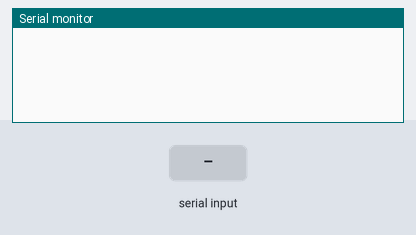
The sketch below on a simulated Arduino Uno, built with avr-gcc and run on an emulated ATmega328P. Shown: the last lines printed to the serial monitor. The test bench sets the inputs (shaded band).

Above: at 1.2 s.
1.3 s: "1" received over Serial
At 2.9 s:
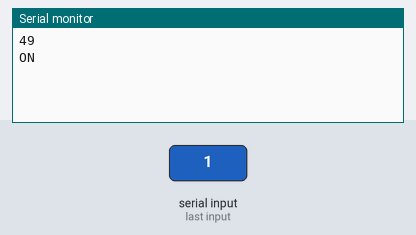
3.2 s: "0" received over Serial
At 4.4 s:
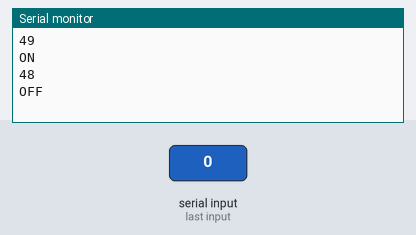

The sketch:

_315Send.ino
```cpp
#include <RCSwitch.h>

RCSwitch mySwitch = RCSwitch();

void setup() {

  Serial.begin(9600);

  //输出脚为 Arduino Pin #10
  mySwitch.enableTransmit(5);
}


void loop() {
  int swVal = Serial.read();
  if(49 == swVal){
    Serial.println(swVal);
    mySwitch.send("000000000001010100010001");
    Serial.println("ON");
    digitalWrite(16,HIGH);
    delay(500);
    }
   else if(48 == swVal){
    Serial.println(swVal);
    mySwitch.send("000000000001010100010100");
    Serial.println("OFF");
    digitalWrite(16,LOW);
    delay(500);
   }
}
```

Measured:
- after the input at 1.3 s, the serial monitor: prints a new line at once (image 1)
- after the input at 3.2 s, the serial monitor: prints a new line at once (image 2)
